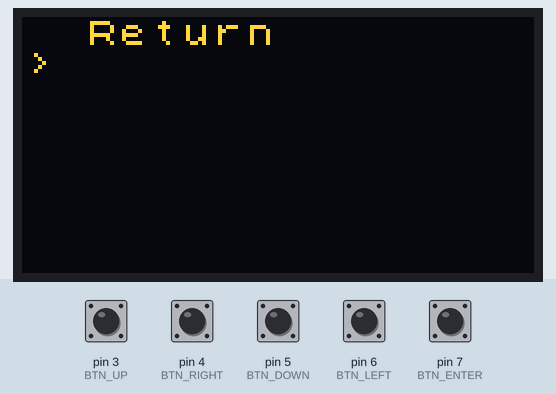
A sketch run on a simulated Arduino Uno, built with avr-gcc and run on an emulated ATmega328P. On the bench: 128×64 one-colour display. The inputs (shaded band) are chosen by the test bench; at power-on: pin 3 (BTN_UP), pin 4 (BTN_RIGHT), pin 5 (BTN_DOWN), pin 6 (BTN_LEFT), pin 7 (BTN_ENTER) LOW. The OLED is the two-colour kind (top 16 rows yellow); storage starts empty; what the sketch prints to the serial monitor is not drawn.

Above: at 1.3 s.
1.4 s: pin 7 (BTN_ENTER) pulled HIGH for 0.15 s
3.0 s: pin 3 (BTN_UP) pulled HIGH for 0.15 s
4.6 s: pin 5 (BTN_DOWN) pulsed HIGH 5 times (0.12 s each, 0.3 s apart)
7.6 s: pin 5 (BTN_DOWN) pulled HIGH for 0.15 s
9.2 s: pin 5 (BTN_DOWN) pulled HIGH for 1 s
Timing chart, 0 to 12.2 s (numbered marks = the images above; inputs shaded):
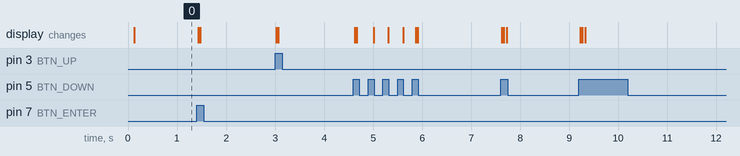

The sketch:

ir_display.ino
```cpp
#include <SdFat.h>
#include <U8x8lib.h>
#include <SPI.h>
#include <IRremote.h>

#define BTN_UP 3
#define BTN_ENTER 7
#define BTN_DOWN 5
#define BTN_LEFT 6
#define BTN_RIGHT 4

const int ledPin = 2;
const int chipSelect = 53;

IRsend irsend(ledPin);

U8X8_SSD1306_128X64_NONAME_HW_I2C u8x8;
SdFat SD;

const int maxFolders = 8;
String path = "/";
int index = 0;
int totalFolders = 0;
int selectedIndex = 1;  // Start at index 1, which will be the first folder
uint16_t* readArray = nullptr;
uint8_t size = 0;

#define MAX_NAME_LENGTH 20
#define MAX_SCREEN_WIDTH 14

char folderNames[maxFolders][MAX_NAME_LENGTH];

// Function to read IR timings from a file on the SD card
bool readIRFromFile(const char* filePath) {
    // Open the file on the SD card
    SdFile myFile;
    if (myFile.open(filePath, O_READ)) {
        // Read array size (first byte)
        myFile.read(&size, sizeof(uint8_t));

        // Allocate memory for the array based on size
        readArray = (uint16_t *)malloc(size * sizeof(uint16_t)); // Allocate memory for timings
        if (readArray == nullptr) {
            Serial.println("Memory allocation failed!");
            myFile.close();
            return false;
        }

        // Read the raw data from the file into the allocated array
        myFile.read((byte*)readArray, size * sizeof(uint16_t));
        myFile.close();

        // Debugging: print the timings data
        Serial.print("Raw data read (size ");
        Serial.print(size);
        Serial.println("):");
        for (uint8_t i = 0; i < size; i++) {
            Serial.print(readArray[i]);
            Serial.print(' ');
        }
        Serial.println();

        return true;
    } else {
        Serial.println("Error opening file!");
        return false;
    }
}

// Function to send IR pulse using raw timings
void sendIRPulse() {
    irsend.sendRaw(readArray, size, 38);  // 38 kHz carrier frequency, adjust if needed
}

// Function to read IR file and send IR pulse based on the file path
void readAndSendIR(const char* path) {
    readArray = nullptr;
    size = 0;

    // Read IR timings from the file
    if (readIRFromFile(path)) {
        // If reading is successful, send the IR pulse
        sendIRPulse();

        // Free the allocated memory after use
        free(readArray);
    } else {
        Serial.println("Failed to read IR timings from file.");
    }
}

void clearFolderNames() {
  for (int i = 0; i < maxFolders; i++) {
    folderNames[i][0] = '\0';
  }
}

void getFolders(const char* path) {
  File root = SD.open(path);
  if (!root) {
    Serial.println("Failed to open directory.");
    return;
  }

  clearFolderNames();
  int count = 0, arrayIndex = 1;  // Start at index 1 for folder names
  totalFolders = 0;
  root.rewindDirectory();

  // Reserve the first entry for the "Return" option
  strncpy(folderNames[0], "Return", MAX_NAME_LENGTH);  // Set Return button text

  while (true) {
    File entry = root.openNextFile();
    if (!entry) break;
      if (count >= index && arrayIndex < maxFolders) {  // Skip the first slot for "Return"
        entry.getName(folderNames[arrayIndex], MAX_NAME_LENGTH);
        arrayIndex++;
      }
      totalFolders++;

    count++;
    entry.close();
  }
}

void display() {
  u8x8.clear();

  // Display the Return button
  u8x8.setCursor(0, 0);
  if (selectedIndex == 0) u8x8.print("> Return");
  else u8x8.print("  Return");

  // Display the folder names
  for (int i = 1; i < maxFolders; i++) {  // Exclude the Return option from the folder list
    u8x8.setCursor(0, i);  // Start from row 1
    if (i == selectedIndex) u8x8.print("> ");
    else u8x8.print("  ");

    char trimmedName[MAX_SCREEN_WIDTH + 1];
    strncpy(trimmedName, folderNames[i], MAX_SCREEN_WIDTH);
    trimmedName[MAX_SCREEN_WIDTH] = '\0';

    u8x8.print(trimmedName);
  }
}

void handleInput() {
  static bool lastButtonState[5] = {false, false, false, false, false};
  static bool screenUpdated = false;

  bool buttonState[5] = {
    digitalRead(BTN_UP),
    digitalRead(BTN_ENTER),
    digitalRead(BTN_DOWN),
    digitalRead(BTN_LEFT),
    digitalRead(BTN_RIGHT)
  };

  if (buttonState[0] && !lastButtonState[0]) {  // UP button
    if (selectedIndex > 0) {  // Allow moving to Return
      selectedIndex--;
    } else if (index > 0) {
      index -= maxFolders - 1;  // Move up by a full page minus one for the Return button
      getFolders(path.c_str());
      selectedIndex = maxFolders - 1;  // Select last item in the previous page
    }
    screenUpdated = true;
  }

  if (buttonState[2] && !lastButtonState[2]) {  // DOWN button
    if (selectedIndex < maxFolders - 1) {  // Avoid going beyond the last folder
      selectedIndex++;
    } else if (index + maxFolders - 1 < totalFolders) {
      index += maxFolders - 1;  // Move down by a full page minus one for the Return button
      getFolders(path.c_str());
      selectedIndex = 1;  // Select first item on the new page
    }
    screenUpdated = true;
  }

  if (buttonState[3] && !lastButtonState[3] && index + maxFolders - 1 < totalFolders) {  // Left button
    index += maxFolders - 1;  // Move down by a full page minus one for the Return button
    selectedIndex = 1;  // Start at the first folder on the new page
    getFolders(path.c_str());
    screenUpdated = true;
  }

  if (buttonState[4] && !lastButtonState[4] && index - (maxFolders - 1) >= 0) {  // Right button
    index -= maxFolders - 1;  // Move up by a full page minus one for the Return button
    selectedIndex = 1;  // Start at the first folder on the new page
    getFolders(path.c_str());
    screenUpdated = true;
  }

  if (buttonState[1] && !lastButtonState[1]) {  // ENTER button
    if (selectedIndex == 0) {  // Return button
      path = "/";  // Go back to root directory
      index = 0;
      selectedIndex = 1;  // Start from the first folder in root
      clearFolderNames();
      getFolders(path.c_str());
      screenUpdated = true;
    } else {  // Folder selected
      if (strchr(folderNames[selectedIndex], '.') != nullptr) {
        // If the filename contains a dot
        Serial.println("Contains a dot.");
        String bin = path + String(folderNames[selectedIndex]);
        readAndSendIR(bin.c_str());
      } else {
        // If the filename doesn't contain a dot
        Serial.println("Does not contain a dot.");
        path += String(folderNames[selectedIndex]) + "/"; // Append selected folder
        index = 0; // Reset index for new directory
        selectedIndex = 1;  // Start from the first folder in the new directory
        clearFolderNames();
        getFolders(path.c_str());
        screenUpdated = true;
      }
    }
  }

  for (int i = 0; i < 5; i++) lastButtonState[i] = buttonState[i];

  if (screenUpdated) {
    display();
    screenUpdated = false;
  }
}

void setup() {
  Serial.begin(9600);
  u8x8.begin();
  u8x8.setFont(u8x8_font_chroma48medium8_r);

  pinMode(BTN_UP, INPUT);
  pinMode(BTN_ENTER, INPUT);
  pinMode(BTN_DOWN, INPUT);
  pinMode(BTN_LEFT, INPUT);
  pinMode(BTN_RIGHT, INPUT);

  if (!SD.begin(chipSelect)) {
    Serial.println("SD Initialization failed!");
    return;
  }

  getFolders(path.c_str());
  display();
}

void loop() {
  handleInput();
}
```
